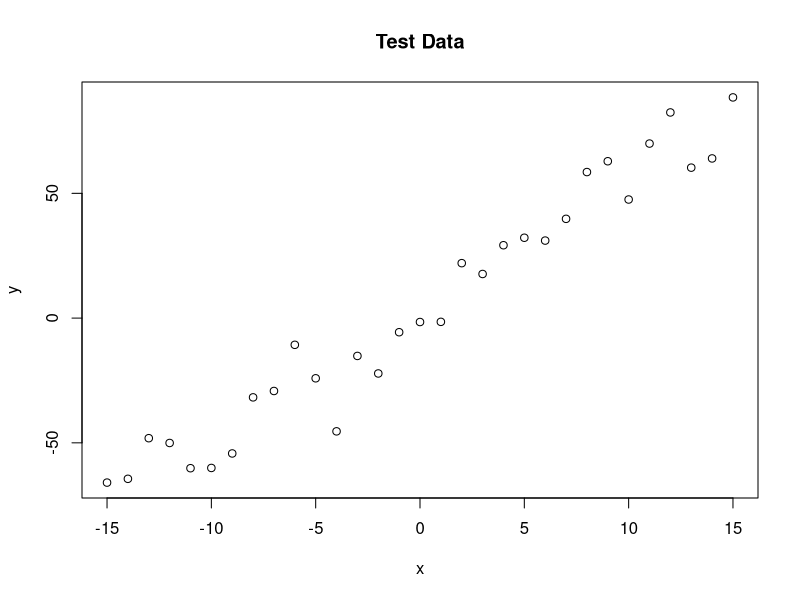
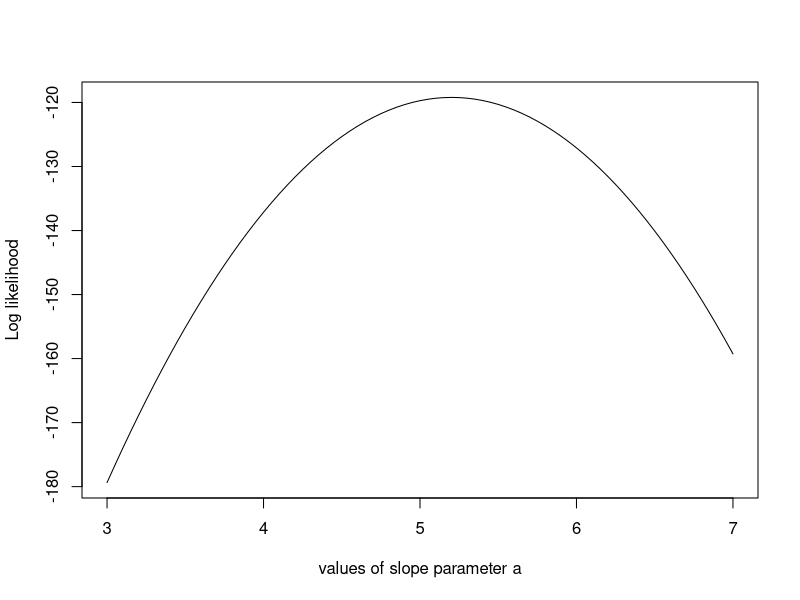
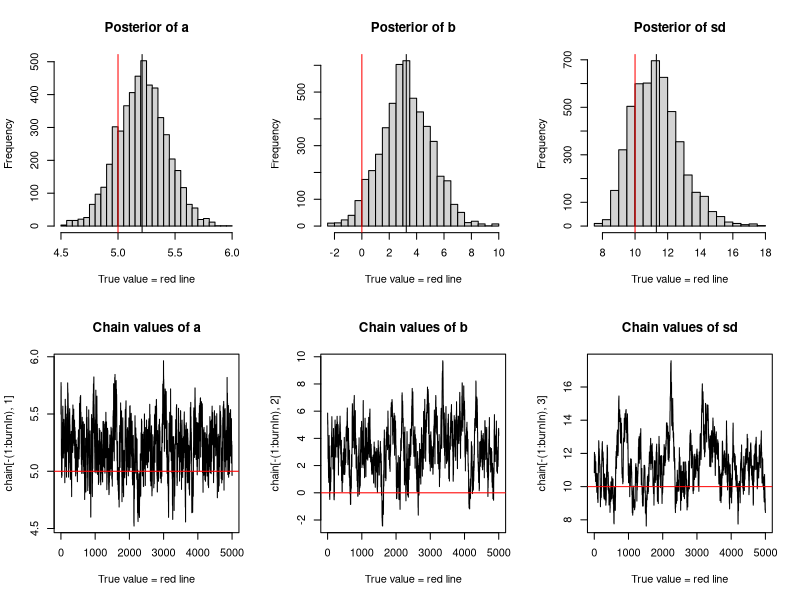

Source code (R) for these figures, in order:
# Sets slope of linear relationship between x and y (y = Ax+B)
trueA <- 5
# Sets y-intercept of linear relationship between x and y
trueB <- 0
# Sets standard deviation of normal distribution used to generate random noise in y values
trueSd <- 10
# Sets number of data points
sampleSize <- 31

# Generates a vector of x values from [-N/2, N/2] where N is the sample size.
x <- (-(sampleSize-1)/2):((sampleSize-1)/2)
# Generates a vector of y values that deviate randomly from the above linear relationship between x and y by adding a random number from a normal distribution with std dev = trueSd
y <-  trueA * x + trueB + rnorm(n=sampleSize,mean=0,sd=trueSd)

# Plots the generated x and y vectors against each other in a plot where the title is "Test Data"
plot(x,y, main="Test Data")

# Defines a function likelihood(param) which outputs the probability the given parameter configuration would result in the random y vector above
likelihood <- function(param){
  # Defines the first element of the param vector as "a" (i.e. slope)
  a = param[1]
  # Defines the second element of the param vector as "b" (i.e. intercept)
  b = param[2]
  # Defines the third element of the param vector as "sd" (i.e. standard deviation)
  sd = param[3]
  
  # Define a vector "pred" as the exact y values for each x in the sample given the inital conditions in param
  pred = a*x + b
  # Generates a vector in which each element is the log(probability) that the deviation from "pred" in the corresponding element of the randomly varied y vector would occur
  singlelikelihoods = dnorm(y, mean = pred, sd = sd, log = T)
  # Sums the values of all the elements in the likelihoods vector to determine the probability of generating this permutation of the y vector
  # Note that summing makes sense because the values in singlelikelihoods are logarithms, so summing these values is analagous to multiplying the probabilities
  sumll = sum(singlelikelihoods)
  # Returns sumll as the output of the likelihood function
  return(sumll)
}

# Leverages the above likelihood function to find the most likely value of slope for the data vectors
# Defines a slopevalues() function which returns the result of a likelihood function with the argument as the slope "a" and trueB/trueSd being constant
slopevalues <- function(x){return(likelihood(c(x, trueB, trueSd)))}
# Applies the slopevalues function for each "a" from 3 to 7 in intervals of 0.5 and stores each result as an element in the vector "slopelikelihoods"
slopelikelihoods <- lapply(seq(3, 7, by=.05), slopevalues )
# Plots slopelikelihoods vs. argument "a" as a smooth line connecting the values.  The x-axis label is "values of slope parameter a" and the y-axis label is "Log likelihood"
plot (seq(3, 7, by=.05), slopelikelihoods , type="l", xlab = "values of slope parameter a", ylab = "Log likelihood")

#####################

# Prior distribution
prior <- function(param){
  a = param[1]
  b = param[2]
  sd = param[3]
  aprior = dunif(a, min=0, max=10, log = T)
  bprior = dnorm(b, sd = 5, log = T)
  sdprior = dunif(sd, min=0, max=30, log = T)
  return(aprior+bprior+sdprior)
}

##########################

posterior <- function(param){
  return (likelihood(param) + prior(param))
}

######## Metropolis algorithm ################

proposalfunction <- function(param){
  return(rnorm(3,mean = param, sd= c(0.1,0.5,0.3)))
}

run_metropolis_MCMC <- function(startvalue, iterations){
  chain = array(dim = c(iterations+1,3))
  chain[1,] = startvalue
  for (i in 1:iterations){
    proposal = proposalfunction(chain[i,])
    
    probab = exp(posterior(proposal) - posterior(chain[i,]))
    if (runif(1) < probab){
      chain[i+1,] = proposal
    }else{
      chain[i+1,] = chain[i,]
    }
  }
  return(chain)
}

startvalue = c(4,0,10)
chain = run_metropolis_MCMC(startvalue, 10000)

burnIn = 5000
acceptance = 1-mean(duplicated(chain[-(1:burnIn),]))

### Summary: #######################

par(mfrow = c(2,3))
hist(chain[-(1:burnIn),1],nclass=30, , main="Posterior of a", xlab="True value = red line" )
abline(v = mean(chain[-(1:burnIn),1]))
abline(v = trueA, col="red" )
hist(chain[-(1:burnIn),2],nclass=30, main="Posterior of b", xlab="True value = red line")
abline(v = mean(chain[-(1:burnIn),2]))
abline(v = trueB, col="red" )
hist(chain[-(1:burnIn),3],nclass=30, main="Posterior of sd", xlab="True value = red line")
abline(v = mean(chain[-(1:burnIn),3]) )
abline(v = trueSd, col="red" )
plot(chain[-(1:burnIn),1], type = "l", xlab="True value = red line" , main = "Chain values of a", )
abline(h = trueA, col="red" )
plot(chain[-(1:burnIn),2], type = "l", xlab="True value = red line" , main = "Chain values of b", )
abline(h = trueB, col="red" )
plot(chain[-(1:burnIn),3], type = "l", xlab="True value = red line" , main = "Chain values of sd", )
abline(h = trueSd, col="red" )

# for comparison:
summary(lm(y~x))